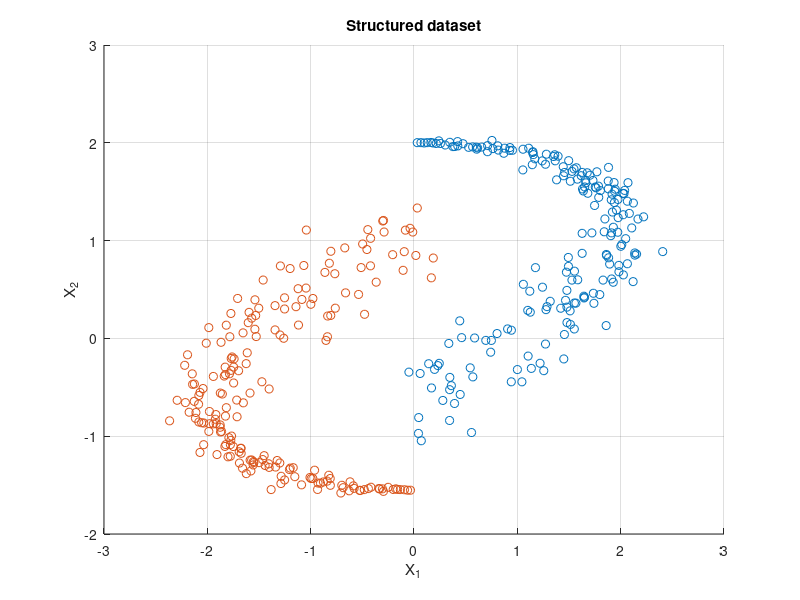

The MATLAB source for this figure: (Note: this script raises an error after producing the figure.)
clc 
clear 
close all 

% ======================== 1.1 ==========================================
%% Kernel PCA 
%{ 
Kernel principal component analysis (KPCA) corresponds to linear PCA in a kernel-induced
feature space, which is non-linearly related to the original input space. Thus, nonlinearities
can be included via the kernel function and the corresponding problem keeps the form of
an eigenvalue problem. Kernel PCA has numerous applications: it can be used for feature
extraction, denoising, dimensionality reduction and density estimation, among others. In
this section, we will explore the use of kernel PCA for denoising.

Unsupervised learning can be done by kernel based PCA (kpca) as described by [30], for which
a primal-dual interpretation with least squares support vector machine formulation has been given
in [37], which has also be further extended to kernel canonical correlation analysis [38] and kernel
PLS.
%} 

clc;
clear;
close all 

nb = 400; % Number of datapoints 
sig = 0.3; % Dataset dispersion 

nb=nb/2;

% construct data
leng = 1;
for t=1:nb, 
  yin(t,:) = [2.*sin(t/nb*pi*leng) 2.*cos(.61*t/nb*pi*leng) (t/nb*sig)]; 
  yang(t,:) = [-2.*sin(t/nb*pi*leng) .45-2.*cos(.61*t/nb*pi*leng) (t/nb*sig)]; 
  samplesyin(t,:)  = [yin(t,1)+yin(t,3).*randn   yin(t,2)+yin(t,3).*randn];
  samplesyang(t,:) = [yang(t,1)+yang(t,3).*randn   yang(t,2)+yang(t,3).*randn];
end

% Plot the original dataset 
figure() 
hold on
grid on 
plot(samplesyin(:,1),samplesyin(:,2),'o');
plot(samplesyang(:,1),samplesyang(:,2),'o');
xlabel('X_1');
ylabel('X_2');
title('Structured dataset');
fig = gcf;
saveas(fig, '../figures/1_1/yinyan_dataset_clean.pdf')

% % User defined parameters 
% nc = 6; % Number of PCA components 
% sig2 = 0.4; % RBF Kernel parameter Sig2 
% % Approximation technique 
% approx = 1; % 1 for Lanczos | 2 for Nystrom

number_components = [2, 4, 6, 8]; 
approx_techniques = [1, 2];
sigma2s = [0.1 0.4 1.0];

for nc = number_components 
    for sig2 = sigma2s 
        for approx  = approx_techniques 
            
            if approx == 1
                approx='eigs';
                approx_name = 'Lanczos';
            else
                approx='eign';
                approx_name = 'Nystrom';
            end

            % calculate the eigenvectors in the feature space (principal components)
            [lam,U] = kpca([samplesyin;samplesyang],'RBF_kernel',sig2,[],approx,nc);

%             % calculate the projections on the principal components
%             Xax = -3:.1:3; Yax = -3.2:.1:3.2;
%             [A,B] = meshgrid(Xax,Yax);
%             grid = [reshape(A,prod(size(A)),1) reshape(B,1,prod(size(B)))'];
%             k = kernel_matrix([samplesyin;samplesyang],'RBF_kernel',sig2,grid)';
%             projections = k*U;
% 
%             %plot the projections on the first component
%             plot(samplesyin(:,1),samplesyin(:,2),'o');
%             hold on;
%             plot(samplesyang(:,1),samplesyang(:,2),'o');
%             contour(Xax,Yax,reshape(projections(:,1),length(Yax),length(Xax)));
%             title(sprintf('Kernel PCA - Input space to first component - N_c = %d, Approx. tech. = %s, sigma^2 = %.1f',nc,approx_name, sig2));
%             xlabel('X_1');
%             ylabel('X_2');


            % Denoise the data by minimizing the reconstruction error
            xd = denoise_kpca([samplesyin;samplesyang],'RBF_kernel',sig2,[],approx,nc);
            h2=figure;
            hold on 
            grid on 
            plot(samplesyin(:,1),samplesyin(:,2),'o');
            plot(samplesyang(:,1),samplesyang(:,2),'o');
            plot(xd(:,1),xd(:,2),'r+');
            title(sprintf('Kernel PCA - N_c = %d, Approx. method = %s, sigma^2 = %.1f',nc,approx_name, sig2),'Interpreter','latex');
            legend('Yin datapoints', 'Yan datapoints', 'Denoised K-PCA datapoints', 'Location', 'southeast') 
            xlabel('X_1');
            ylabel('X_2');
            fig = gcf;
            figname = sprintf('../figures/1_1/kpca_Nc_%d_method_%s_sig2_%.1f.pdf',nc,approx_name, sig2);
            saveas(fig, figname)


            % Projections on the first component using linear PCA
            dat=[samplesyin;samplesyang];
            dat(:,1)=dat(:,1)-mean(dat(:,1));
            dat(:,2)=dat(:,2)-mean(dat(:,2));

            [lam_lin,U_lin] = pca(dat);

%             proj_lin=grid*U_lin;

%             figure; 
%             plot(samplesyin(:,1),samplesyin(:,2),'o');
%             hold on;
%             grid on 
%             plot(samplesyang(:,1),samplesyang(:,2),'o');
% %             contour(Xax,Yax,reshape(proj_lin(:,1),length(Yax),length(Xax)));
%             xdl=dat*U_lin(:,1)*U_lin(:,1)';
%             plot(xdl(:,1),xdl(:,2),'r+');
%             title(sprintf('Linear Kernel PCA (first component) - N_c = %d, Approx. tech. = %s, sigma^2 = %.1f',nc,approx_name, sig2));
%             xlabel('X_1');
%             ylabel('X_2');
         end
    end 
end 


% ======================== 1.2 ==========================================
%% Spectral clustering 
%{ 
    Spectral clustering techniques make use of the eigenvectors of a Laplacian matrix derived
    from the data to create groups of data points that are similar. In this context, the kernel
    function acts as a similarity measure between two data points. The Laplacian matrix is
    consequently obtained by rescaling the kernel matrix. Note that these techniques can be
    interpreted as a form of kernel PCA.
%} 

clear;
clc 
close all 

load two3drings;    
sigmas = [0.001, 0.005, 0.01, 0.02, 0.05, 0.1]; 
[N,d]=size(X);
N_components  = 3;
perm=randperm(N);   % shuffle the data
X=X(perm,:);

for sig2 = sigmas
    K=kernel_matrix(X,'RBF_kernel',sig2);       %compute the RBF kernel (affinity) matrix
    D=diag(sum(K));                             % compute the degree matrix (sum of the columns of K)
    [U,lambda]=eigs(inv(D)*K,N_components);   	% Compute the 3 largest eigenvalues/vectors using Lanczos
                                                % The largest eigenvector does not contain
                                                % clustering information. For binary clustering,
                                                % the solution is the second largest eigenvector.

    clust=sign(U(:,2));                         % Threshold the eigenvector solution to obtain binary cluster indicators

    [y,order]=sort(clust,'descend');            % Sort the data using the cluster information
    Xsorted=X(order,:);

    Ksorted=kernel_matrix(Xsorted,'RBF_kernel',sig2);   % Compute the kernel matrix of the
                                                        % sorted data.

    proj=K*U(:,2:3);                            % Compute the projections onto the subspace spanned by the second,
                                                % and third largest eigenvectors.                                   
 
    figure()
    subplot(1,2,1)
    scatter3(X(:,1),X(:,2),X(:,3),15);
    title('Two interlaced rings in a 3D space');
    xlabel('X_1') 
    ylabel('X_2')
    zlabel('X_3') 
    subplot(1,2,2);
    scatter3(X(:,1),X(:,2),X(:,3),30,clust);
    title(sprintf('Clustering results for sigma^2 = %.3f', sig2));
    xlabel('X_1') 
    ylabel('X_2')
    zlabel('X_3') 
    fig = gcf;
    figname = sprintf('../figures/1_2/spectral_rings_sig2_%.3f.pdf',sig2);
    saveas(fig, figname)
    
    figure();
    subplot(1,2,1);
    imshow(K);
    title('Kernel matrix - original data');
    subplot(1,2,2);
    imshow(Ksorted);
    title(sprintf('Kernel matrix after sorting for sigma^2 = %.3f', sig2));
    fig = gcf;
    figname = sprintf('../figures/1_2/kernel_sig2_%.3f.pdf',sig2);
    saveas(fig, figname)

    figure();
    scatter(proj(:,1),proj(:,2),15,clust);
    title(sprintf('Projection onto 2nd and 3rd largest eigenvectors for sigma^2 = %.3f', sig2));
    grid on 
    xlabel('X_1') 
    ylabel('X_2')
    fig = gcf;
    figname = sprintf('../figures/1_2/1_2_components_sig2_%.3f.pdf',sig2);
    saveas(fig, figname)
    
end 



% ======================== 1.3 ==========================================
%% Fixed size LS-SVM 
%{ 
    Based on the Nystrom approximation, an approximation to the feature map can be obtained.
    This map can consequently be used to construct parametric models in the primal
    representation of the LS-SVM model. The approximation of the feature space is based on a
    fixed subset of data-points. One way to select this fixed-size set is to optimize the entropy
    criterion (kentropy) of the subset.
    In some cases, we are interested in a sparser solution that we can attain using a predefined
    number of representative points. We can achieve this by applying L0-type of a penalty in
    an iterative fashion to an initial fixed-size LS-SVM solution.


    
    Fixed Size LS-SVM is a method for solving large scale regression and classification
    problems. The number of support vectors is pre-fixed beforehand and the support vectors are
    selected from a pool of training data. After estimating eigenfunctions in relation to a Nystrom
    approximation with selection of the support vectors according to an entropy criterion, the LS-SVM
    model is estimated in the primal space.
%} 

clear
clc
close all
disp('running') 
N_values = 100; 
X = 3.*randn(N_values,2);
sample_size = 10;
subset = zeros(sample_size,2);
sigma2s = [0.001, 0.01, 0.1, 1, 10, 100, 1000];

for sig2 = sigma2s
    figure()
    
    for t = 1:N_values
        % new candidate subset
        r = ceil(rand*sample_size);
        candidate = [subset([1:r-1 r+1:end],:); X(t,:)];

        % Quadratic Renyi Entropy (H) for a kernel based estimator
        % The eigenvalue decomposition can also be computed (or
        % approximated) implicitly:
        % >> H = kentropy(X, kernel, sig2)
        H_candidate = kentropy(candidate, 'RBF_kernel',sig2);
        H_subset = kentropy(subset, 'RBF_kernel',sig2);
        if H_candidate > H_subset
            subset = candidate;
        end
        
        plot(X(:,1),X(:,2),'b*'); 
        hold on;
        title(sprintf('Subset candidates for sigma^2 = %.3f',sig2));
        grid on 
        xlabel('X1') 
        ylabel('X2') 
        plot(subset(:,1),subset(:,2),'ro','linewidth',3); 
        hold off; 

    end
    fig = gcf;
    figname = sprintf('../figures/1_3/subsets_sig2_%.3f.pdf',sig2);
    saveas(fig, figname)
end 

%% fslssvm_cript - L_0 approximation 
% Evaluate test errors, number of support vectors, computation time
close all 
clc
clear 

%data = load('breast_cancer_wisconsin_data.mat','-ascii'); function_type = 'c';
data = load('shuttle.dat','-ascii'); function_type = 'c';  data = data(1:700,:);
% data = load('california.dat','-ascii'); function_type = 'f';

X = data(:,1:end-1);
Y = data(:,end);

% binarize the labels for shuttle data (comment these lines for
% california!)
Y(Y == 1) = 1;
Y(Y ~= 1) = -1;

testX = [];
testY = [];

%Parameter for input space selection
%Please type >> help fsoperations; to get more information  
%{ 
k = ...
constant factor used to determine number of representative
points by heursitic k*sqrt(N) where N = dataset size
function_type = 'c' or 'f' for classification & regression
respectively
%}
k = 4;

kernel_type = 'lin_kernel'; % or 'lin_kernel','RBF_kernel', 'poly_kernel'
global_opt = 'csa'; % 'csa' or 'ds'

%Process to be performed
user_process={'FS-LSSVM', 'SV_L0_norm'};
% user_process={'SV_L0_norm'};
window = [5, 10, 15, 20, 25, 30];

[errors, N_support_vectors, time_taken] = fslssvm(X,Y,k,function_type,kernel_type,global_opt,user_process,window,testX,testY);
%IMAGES SAVED MANUALLY 


% ======================== 2.1 ==========================================
%% Homework problems - K-PCA - Denoising digits KERNEL VS LINEAR 
% DIGITS 
%{ 
    
%} 

clear  
close all 
clc 

% Experiments on the handwriting data set on kPCA for reconstruction and denoising
load digits; clear size
[N, dim]=size(X);
Ntest=size(Xtest1,1);
minx=min(min(X)); 
maxx=max(max(X));

% Add noise to the digit maps
noisefactor = 1;
noise = noisefactor*maxx; % sd for Gaussian noise

Xn = X; 
for i=1:N
  randn('state', i);
  Xn(i,:) = X(i,:) + noise*randn(1, dim);
end

Xnt = Xtest1; 
for i=1:size(Xtest1,1)
  randn('state', N+i);
  Xnt(i,:) = Xtest1(i,:) + noise*randn(1,dim);
end

% select training set
Xtr = X(1:1:end,:);
sig2 =dim*mean(var(Xtr)); % rule of thumb
sigmafactor = 0.7;
sig2=sig2*sigmafactor;

% kernel based Principal Component Analysis using the original training data
disp('Kernel PCA: extract the principal eigenvectors in feature space');
disp(['sig2 = ', num2str(sig2)]);

% linear PCA
[lam_lin,U_lin] = pca(Xtr);

% kernel PCA
[lam,U] = kpca(Xtr,'RBF_kernel',sig2,[],'eig',240); 
[lam, ids]=sort(-lam); lam = -lam; U=U(:,ids);

% Denoise using the first principal components
disp(' ');
disp(' Denoise using the first PCs');

% choose the digits for test
digs = [0:9]; 
ndig=length(digs);
m=2; % Choose the mth data for each digit 

Xdt=zeros(ndig,dim);

% figure of all digits
figure(1); 
colormap('gray'); 
title('Denosing using linear PCA'); 
tic

% which number of eigenvalues of kpca
npcs = [2.^(0:7) 190];
lpcs = length(npcs);

% KPCA RECONSTRUCTION 
for k=1:lpcs
    nb_pcs=npcs(k); 
    disp(['nb_pcs = ', num2str(nb_pcs)]); 
    Ud=U(:,(1:nb_pcs)); lamd=lam(1:nb_pcs);
    for i=1:ndig
        dig=digs(i);
        fprintf('digit %d : ', dig)
        xt=Xnt(i,:);
        if k==1 
            % plot the original clean digits
            subplot(2+lpcs, ndig, i);
            pcolor(1:15,16:-1:1,reshape(Xtest1(i,:), 15, 16)'); 
            shading interp; 
            
            set(gca,'xticklabel',[]);set(gca,'yticklabel',[]);        
            if i==1
                ylabel('original')
            end 

            % plot the noisy digits 
            subplot(2+lpcs, ndig, i+ndig); 
            pcolor(1:15,16:-1:1,reshape(xt, 15, 16)'); 
            shading interp; 
            set(gca,'xticklabel',[]);
            set(gca,'yticklabel',[]);        
            if i==1
                ylabel('noisy')
            end
            drawnow
        end    
        Xdt(i,:) = preimage_rbf(Xtr,sig2,Ud,xt,'denoise');
        subplot(2+lpcs, ndig, i+(2+k-1)*ndig);
        pcolor(1:15,16:-1:1,reshape(Xdt(i,:), 15, 16)'); 
        shading interp; 
        set(gca,'xticklabel',[]);
        set(gca,'yticklabel',[]);           
        if i==1
            ylabel(['n=',num2str(nb_pcs)])
        end
        drawnow    
    end % for i
end % for k
fig = gcf;
figname = '../figures/2_1/KPCA.pdf';
saveas(fig, figname)


% denosing using Linear PCA for comparison
% which number of eigenvalues of pca
npcs = [2.^(0:7) 190];
lpcs = length(npcs);
% LINEAR RECONSTRUCTION 
figure(2); 
colormap('gray');
title('Denosing using linear PCA');
for k=1:lpcs
    nb_pcs=npcs(k); 
    Ud=U_lin(:,(1:nb_pcs)); lamd=lam(1:nb_pcs);

    for i=1:ndig
        dig=digs(i);
        xt=Xnt(i,:);
        proj_lin=xt*Ud; % projections of linear PCA
        if k==1 
            % plot the original clean digits
            subplot(2+lpcs, ndig, i);
            pcolor(1:15,16:-1:1,reshape(Xtest1(i,:), 15, 16)'); 
            
            shading interp; 
            set(gca,'xticklabel',[]);set(gca,'yticklabel',[]);                
            if i==1, ylabel('original'), end  

            % plot the noisy digits 
            subplot(2+lpcs, ndig, i+ndig); 
            pcolor(1:15,16:-1:1,reshape(xt, 15, 16)'); shading interp; 
            set(gca,'xticklabel',[]);set(gca,'yticklabel',[]);  
            
            if i==1
                ylabel('noisy') 
            end
        end
        Xdt_lin(i,:) = proj_lin*Ud';
        subplot(2+lpcs, ndig, i+(2+k-1)*ndig);
        pcolor(1:15,16:-1:1,reshape(Xdt_lin(i,:), 15, 16)'); shading interp; 
        set(gca,'xticklabel',[]);set(gca,'yticklabel',[]);        

        if i==1 
            ylabel(['n=',num2str(nb_pcs)])
        end
    end % for i
end % for k
fig = gcf;
figname = '../figures/2_1/Linear_PCA.pdf';
saveas(fig, figname)


%% Homework problems - K-PCA - Denoising digits Test with different sigma values 
clear  
close all 
clc 

% Experiments on the handwriting data set on kPCA for reconstruction and denoising
load digits; clear size
[N, dim]=size(X);
Ntest=size(Xtest1,1);
minx=min(min(X)); 
maxx=max(max(X));

% Add noise to the digit maps
noisefactor = 1;
noise = noisefactor*maxx; % sd for Gaussian noise

Xn = X; 
for i=1:N
  randn('state', i);
  Xn(i,:) = X(i,:) + noise*randn(1, dim);
end

Xnt = Xtest1; 
for i=1:size(Xtest1,1)
  randn('state', N+i);
  Xnt(i,:) = Xtest1(i,:) + noise*randn(1,dim);
end

% select training set
Xtr = X(1:1:end,:);
sig2 =dim*mean(var(Xtr)); % rule of thumb

sigmafactors = [0.1, 1, 10, 100];

for sigmafactor = sigmafactors
    % sigmafactor = 0.7;
    sig2=sig2*sigmafactor;

    % kernel based Principal Component Analysis using the original training data
    disp('Kernel PCA: extract the principal eigenvectors in feature space');
    disp(['sig2 = ', num2str(sig2)]);

    % linear PCA
    [lam_lin,U_lin] = pca(Xtr);

    % kernel PCA
    [lam,U] = kpca(Xtr,'RBF_kernel',sig2,[],'eig',240); 
    [lam, ids]=sort(-lam); lam = -lam; U=U(:,ids);

    % Denoise using the first principal components
    disp(' ');
    disp(' Denoise using the first PCs');

    % choose the digits for test
    digs = [0:9]; 
    ndig=length(digs);
    m=2; % Choose the mth data for each digit 

    Xdt=zeros(ndig,dim);

    % figure of all digits
    figure(); 
    colormap('gray'); 
    title('Denosing using linear PCA'); 
    tic

    % which number of eigenvalues of kpca
    npcs = [2.^(0:7) 190];
    lpcs = length(npcs);

    % KPCA RECONSTRUCTION 
    for k=1:lpcs
        nb_pcs=npcs(k); 
        disp(['nb_pcs = ', num2str(nb_pcs)]); 
        Ud=U(:,(1:nb_pcs)); lamd=lam(1:nb_pcs);
        for i=1:ndig
            dig=digs(i);
            fprintf('digit %d : ', dig)
            xt=Xnt(i,:);
            if k==1 
                % plot the original clean digits
                subplot(2+lpcs, ndig, i);
                pcolor(1:15,16:-1:1,reshape(Xtest1(i,:), 15, 16)'); 
                shading interp; 

                set(gca,'xticklabel',[]);set(gca,'yticklabel',[]);        
                if i==1
                    ylabel('original')
                end 

                % plot the noisy digits 
                subplot(2+lpcs, ndig, i+ndig); 
                pcolor(1:15,16:-1:1,reshape(xt, 15, 16)'); 
                shading interp; 
                set(gca,'xticklabel',[]);
                set(gca,'yticklabel',[]);        
                if i==1
                    ylabel('noisy')
                end
                drawnow
            end    
            Xdt(i,:) = preimage_rbf(Xtr,sig2,Ud,xt,'denoise');
            subplot(2+lpcs, ndig, i+(2+k-1)*ndig);
            pcolor(1:15,16:-1:1,reshape(Xdt(i,:), 15, 16)'); 
            shading interp; 
            set(gca,'xticklabel',[]);
            set(gca,'yticklabel',[]);           
            if i==1
                ylabel(['n=',num2str(nb_pcs)])
            end
            drawnow    
        end % for i
    end % for k
    fig = gcf;
    figname = sprintf('../figures/2_1/KPCA_sigmafactor_%.2f.pdf',sigmafactor);
    saveas(fig, figname)
end



%% Homework problems - K-PCA - RECONSTRUCTION ERROR 
% DIGITS 
%{ 
    
%} 

% DO THIS QUESTION !!!!!!!!!!!!!!!!!!!!!!!!!!!!!!!!!!!!!!!


% ======================== 2.2.1 ==========================================
%% Fixed size LS-SVM - Shuttle 
%{ 
    Number of attributes = 9 
    Classification 
    Number instances = 58000
    Multivariate 
    80% of data belongs to 1 class (default accuracy = 80%) 
%} 

close all 
clc
clear 

data = load('shuttle.dat','-ascii'); 
function_type = 'c'; 
data = data(1:700,:);

X = data(:,1:end-1);
Y = data(:,end);

Y(Y == 1) = 1;
Y(Y ~= 1) = -1;

testX = [];
testY = [];


% Plot section of the data 
figure() 


%Parameter for input space selection
%Please type >> help fsoperations; to get more information  

k = 4;
% function_type = 'c'; %'c' - classification, 'f' - regression  
kernel_type = 'RBF_kernel'; % or 'lin_kernel', 'poly_kernel'
global_opt = 'csa'; % 'csa' or 'ds'

%Process to be performed
user_process={'FS-LSSVM'};
window = [10,15,20,25,30];

figure() 
[e,s,t] = fslssvm(X,Y,k,function_type,kernel_type,global_opt,user_process,window,testX,testY);



% ======================== 2.2.1 ==========================================

%% Fixed size LS-SVM - Califorinia 
data = load('california.dat','-ascii'); function_type = 'f';
% addpath('../LSSVMlab')

X = data(:,1:end-1);
Y = data(:,end);
testX = [];
testY = [];

%%

%Parameter for input space selection
%Please type >> help fsoperations; to get more information  

k = 4;
% function_type = 'c'; %'c' - classification, 'f' - regression  
kernel_type = 'RBF_kernel'; % or 'lin_kernel', 'poly_kernel'
global_opt = 'csa'; % 'csa' or 'ds'

%Process to be performed
user_process={'FS-LSSVM'};
window = [15,20,25];

[e,s,t] = fslssvm(X,Y,k,function_type,kernel_type,global_opt,user_process,window,testX,testY);



